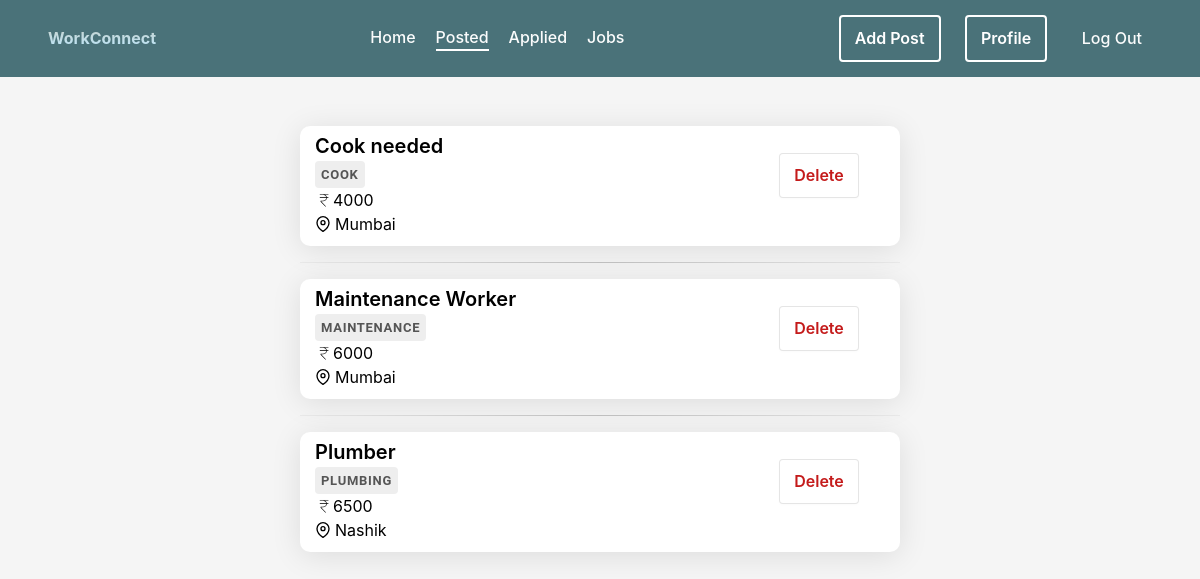
Before: /newco/posts (signed in) with the older database file.
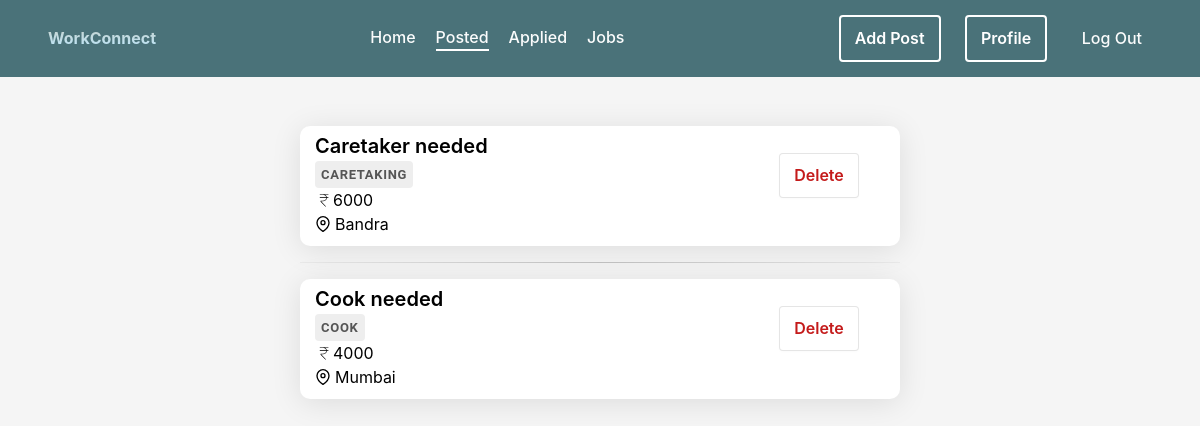
After: the same page with the newer database file.
### newco/models.py (models this page shows, shortened)
class Job(models.Model):
    user = models.ForeignKey(User,on_delete=models.CASCADE)
    title = models.CharField(max_length=255)
    description = models.TextField()
    job_specification = models.CharField(default=None,max_length=255)
    salary = models.CharField(max_length=32)
    location = models.CharField(max_length=32)
    people_applied = models.IntegerField(default=0)
    applied = models.ManyToManyField(User,related_name='users_applied',blank=True)

### newco/views.py (the view)
# urls.py: path('posts',views.posts,name='posted'),
def posts(request):
    jobs = Job.objects.filter(user=request.user)
    if jobs.count() == 0:
        jobs = None
    else:
        jobs = reversed(jobs)
    return render(request,'newco/postedjobs.html',{'jobs':jobs})

### newco/templates/newco/postedjobs.html (shortened to what this page needs)
{% extends 'newco/layout.html' %}
{% block body %}
{% if jobs %}
<div class="w-100 h-auto center">
    <div class="w-50 d-block m-3">
        {% for job in jobs %}
        <hr class="hr">
            <a href="{% url 'job-profile' job.id %}" class="w-100">
                <div class="post column nothover form w-100 flex-row">
                    <div class="d-inline-flex flex-column w-100" style="justify-content: space-evenly;">
                        <div class="w-100 lead" style="font-weight: 600;">{{ job.title }}</div>
                        <div class="job-spec">{{ job.job_specification }}</div>
                        <div class="w-100 "><svg xmlns="http://www.w3.org/2000/svg" height="18" width="18" viewBox="50 -850 850 900" stroke-width="2" stroke="black"><path d="M540-172 306-416v-44h114q63 0 116-39.5T588-616H266v-28h320q-11-51-57-83.5T420-760H266v-28h428v28H528q33 17 57 48.5t29 67.5h80v28h-78q2 85-58 134.5T420-432h-90l249 260h-39Z"/></svg>{{ job.salary }}</div>
                        <div class="w-100 " >{{ job.location }}</div>
                    </div>
                </a>
                {% if request.user == job.user %}
                    <div class="w-25 center" style="height: 90px;"><a href="delete/{{ job.id }}"><button type="button" class="del-btn">Delete</button></a></div>
                {% else %}
                    <div class="w-25 center" style="height: 90px;"><a href="{% url 'unapply' job.id %} "><button type="button" class="del-btn">Unapply</button></a></div>
                {% endif %}
            </div>
        {% endfor %}
{% endif %}
{% endblock %}

### newco/templates/newco/layout.html (shortened to what this page needs)
{% load static %}
<html lang="en">
<head>
    <link href="https://cdn.jsdelivr.net/npm/bootstrap@5.3.2/dist/css/bootstrap.min.css" rel="stylesheet">
    <link rel="stylesheet" href="{% static 'newco/log.reg.styles.css' %}">
    <link rel="stylesheet" href="{% static 'newco/styles.css' %}">
</head>
<body>
    {% block nav-header %}
    <header>
        <div class="site-name" style="color: white;"><a href="{% url 'home' %}" style="color: white;">WorkConnect</a></div>
        <div class="navbar">
            <a class="navbar-item" href="{% url 'home' %}">Home</a>
            {% if user.is_authenticated %}
                <a class="navbar-item" href="{% url 'posted' %}">Posted</a>
                <a class="navbar-item" href="{% url 'applied' %}">Applied</a>
            {% endif %}
            <a class="navbar-item" href="{% url 'listings' %}">Jobs</a>
        </div>
        <div class="nav-buttons">
            {% block nav-icons %}
                {% if user.is_authenticated %}
                    <a href="{% url 'add-job' %}"><button>Add Post</button></a>
                    <a href="{% url 'profile' request.user.username %}"><button>Profile<div class="tooltiptext">{{ request.user.username }}</div></button></a>
                    <a href="{% url 'logout' %}" id="nav-logout-btn" class="navbar-item">Log Out</a>
                {% else %}
                    <a href="{% url 'register' %}"><button>Register</button></a>
                    <a href="{% url 'login' %}"><button>Log In</button></a>
                {% endif %}
            {% endblock %}
        </div>
    </header>
    {% endblock %}
    {% block body %}
    {% endblock %}
</body>
</html>

### newco/static/newco/log.reg.styles.css (style rules this page uses)
.form { width: 380px; height: 500px; display: flex; flex-direction: column; border-radius: 15px; background-color: white; box-shadow: 0 4px 30px rgba(0, 0, 0, 0.1); transition: .4s ease-in-out; }

### newco/static/newco/styles.css (style rules this page uses)
* { font-family: -apple-system, BlinkMacSystemFont, 'Segoe UI', Roboto, Oxygen, Ubuntu, Cantarell, 'Open Sans', 'Helvetica Neue', sans-serif; margin: 0; padding: 0; color: black; background-color: #f5f5f5; }
.center { display: flex; justify-content: center; align-items: center ; }
div { background: transparent; }
body { background-color: #f5f5f5; }
button { background-color: #FFFFFF; border: 1px solid rgba(0, 0, 0, 0.1); border-radius: .25rem; box-shadow: rgba(0, 0, 0, 0.02) 0 1px 3px 0; color: rgba(0, 0, 0, 0.85); cursor: pointer; display: inline-flex; font-size: 16px; font-weight: 600; justify-content: center; line-height: 1.05; min-height: 1rem; padding: calc(.875rem - 1px) calc(1.5rem - 10px); text-decoration: none; transition: all 250ms; user-select: none; -webkit-user-select: none; touch-action: manipulation; vertical-align: baseline; width: fit-content; }
a { text-decoration: none; background: transparent; }
header { display: flex; justify-content: space-between; align-items: center; padding: 15px 4%; color: black; background-color: #4a7279; }
.site-name { font-family: 'Tahoma', Verdana, sans-serif; font-weight: 700; transition: all 0.4s; background: linear-gradient(to bottom, #C7D1CA, #BCE7FD); background-clip: text; -webkit-text-fill-color: transparent; }
.navbar { background: transparent; color: black; padding: 0px 20px; }
.navbar-item { text-decoration: none; font-weight: 500; margin: 10px; background: transparent; color: rgba(255, 255, 255, 0.978); border-bottom: 2px #ffffff00 solid; transition: all 0.5s; }
.navbar-item-focus { border-bottom: 2px #ffffff solid; }
#nav-logout-btn { cursor: pointer; border-bottom: 2px rgba(255, 255, 255, 0) solid; transition: all 0.2s; }
.nav-buttons { background: transparent; }
.nav-buttons button { background-color:#afdfebb6; background-color:transparent; color: white; border:2px white solid; }
.nav-buttons a { cursor: default; }
.nav-buttons a button:first-child { margin-right: 20px; }
.bg-transparent, * { background: transparent; }
.post { background: white; height: 120px; transition: all 0.6s ease; border-radius: 10px; padding-top: 5px; padding-bottom: 25px; padding-right: 25px; padding-left: 15px; overflow: hidden; }
.hr { border: 0; height: 1px; background: #333; background-image: linear-gradient(to right, #ccc, #333, #ccc); }
.del-btn { color: #c41b1b; }
.job-spec { width: fit-content; border-radius: 4px; z-index: 100; font-family: Roboto, Oxygen, Ubuntu, Cantarell, 'Open Sans', 'Helvetica Neue', sans-serif; font-weight: 600; position: relative; color: #555; margin-top: 10px; margin-bottom: 10px; background-color: #eee; display: inline; margin: 0; font-size: 13px; letter-spacing: 0.7px; padding: 4px 6px; text-transform: uppercase; text-decoration: none; transition: all .1s ease-in-out; }

Changed rows visible on the page:
removed Job: title "Maintenance Worker", job_specification "MAINTENANCE", salary "6000", location "Mumbai"
removed Job: title "Plumber", job_specification "PLUMBING", salary "6500", location "Nashik"
added Job: title "Caretaker needed", job_specification "CARETAKING", salary "6000", location "Bandra"
